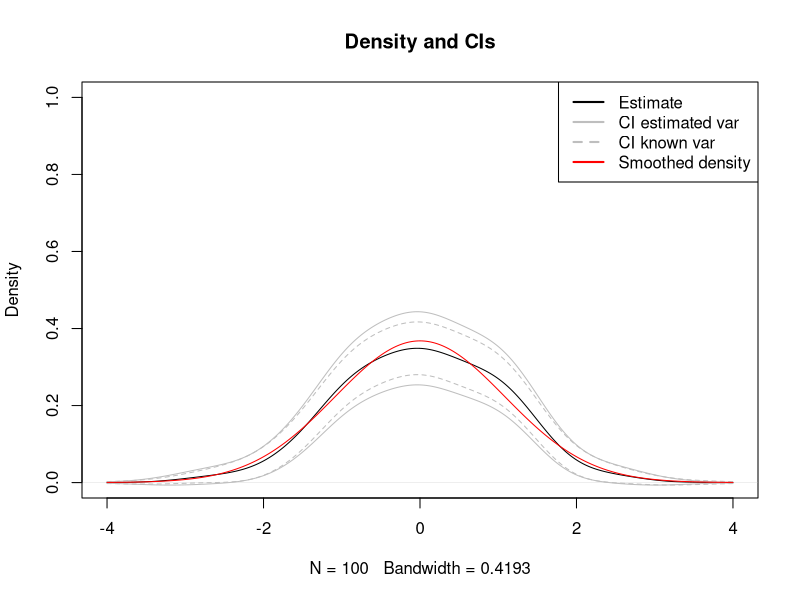
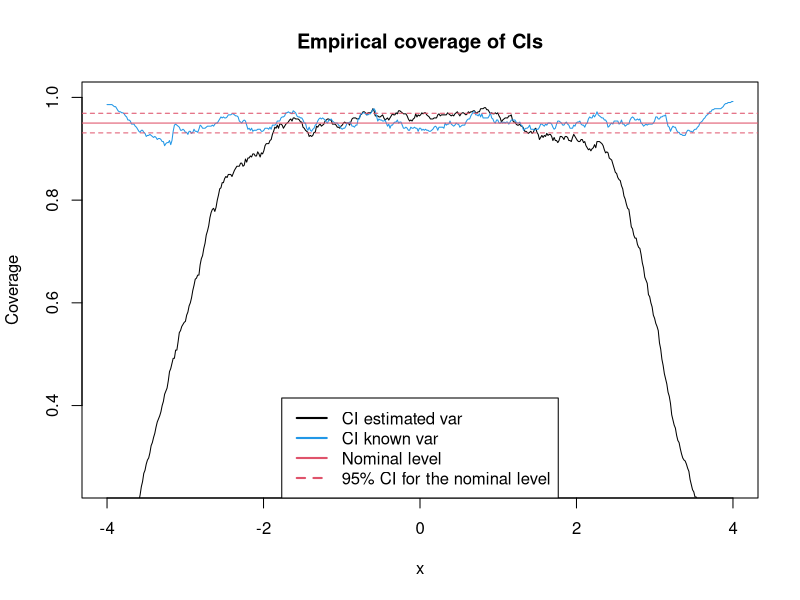
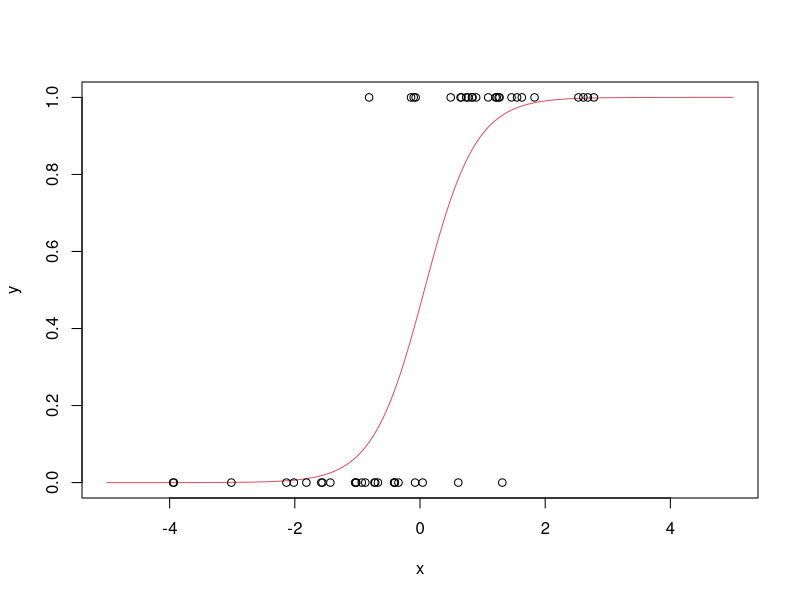

These figures' R source, in order:

## ------------------------------------------------------------------------
## Name: 07-appendix.R
## Description: Script for Chapter 7 of "Notes for Nonparametric Statistics"
## Link: https://bookdown.org/egarpor/NP-UC3M/
## License: https://creativecommons.org/licenses/by-nc-nd/4.0/
## Author: Eduardo García-Portugués
## Version: 6.5.2
## ------------------------------------------------------------------------

## ---- ci-1, fig.cap = '(ref:ci-1-title)', fig.margin = FALSE----
# R(K) for a normal
Rk <- 1 / (2 * sqrt(pi))

# Generate a sample from a N(mu, sigma^2)
n <- 100
mu <- 0
sigma <- 1
set.seed(123456)
x <- rnorm(n = n, mean = mu, sd = sigma)

# Compute the kde (NR bandwidth)
kde <- density(x = x, from = -4, to = 4, n = 1024, bw = "nrd")

# Selected bandwidth
h <- kde$bw

# Estimate the variance
var_kde_hat <- kde$y * Rk / (n * h)

# True expectation and variance (because the density is a normal)
E_kde <- dnorm(x = kde$x, mean = mu, sd = sqrt(sigma^2 + h^2))
var_kde <- (dnorm(kde$x, mean = mu, sd = sqrt(h^2 / 2 + sigma^2)) /
              (2 * sqrt(pi) * h) - E_kde^2) / n

# CI with estimated variance
alpha <- 0.05
z_alpha2 <- qnorm(1 - alpha / 2)
ci_low_1 <- kde$y - z_alpha2 * sqrt(var_kde_hat)
ci_up_1 <- kde$y + z_alpha2 * sqrt(var_kde_hat)

# CI with known variance
ci_low_2 <- kde$y - z_alpha2 * sqrt(var_kde)
ci_up_2 <- kde$y + z_alpha2 * sqrt(var_kde)

# Plot estimate, CIs and expectation
plot(kde, main = "Density and CIs", ylim = c(0, 1))
lines(kde$x, ci_low_1, col = "gray")
lines(kde$x, ci_up_1, col = "gray")
lines(kde$x, ci_low_2, col = "gray", lty = 2)
lines(kde$x, ci_up_2, col = "gray", lty = 2)
lines(kde$x, E_kde, col = "red")
legend("topright", legend = c("Estimate", "CI estimated var",
                              "CI known var", "Smoothed density"),
       col = c("black", "gray", "gray", "red"), lwd = 2, lty = c(1, 1, 2, 1))

## ---- ci-2, fig.cap = '(ref:ci-2-title)', fig.margin = FALSE----
# Simulation setting
n <- 200; h <- 0.15
mu <- 0; sigma <- 1 # Normal parameters
M <- 5e2 # Number of replications in the simulation
n_grid <- 512 # Number of x's for computing the kde
alpha <- 0.05; z_alpha2 <- qnorm(1 - alpha / 2) # alpha for CI

# Compute expectation and variance
kde <- density(x = 0, bw = h, from = -4, to = 4, n = n_grid) # Just for kde$x
E_kde <- dnorm(x = kde$x, mean = mu, sd = sqrt(sigma^2 + h^2))
var_kde <- (dnorm(kde$x, mean = mu, sd = sqrt(h^2 / 2 + sigma^2)) /
              (2 * sqrt(pi) * h) - E_kde^2) / n

# For storing if the mean is inside the CI
inside_ci_1 <- inside_ci_2 <- matrix(nrow = M, ncol = n_grid)

# Simulation
set.seed(12345)
for (i in 1:M) {

  # Sample & kde
  x <- rnorm(n = n, mean = mu, sd = sigma)
  kde <- density(x = x, bw = h, from = -4, to = 4, n = n_grid)
  sd_kde_hat <- sqrt(kde$y * Rk / (n * h))

  # CI with estimated variance
  ci_low_1 <- kde$y - z_alpha2 * sd_kde_hat
  ci_up_1 <- kde$y + z_alpha2 * sd_kde_hat

  # CI with known variance
  ci_low_2 <- kde$y - z_alpha2 * sqrt(var_kde)
  ci_up_2 <- kde$y + z_alpha2 * sqrt(var_kde)

  # Check if for each x the mean is inside the CI
  inside_ci_1[i, ] <- E_kde > ci_low_1 & E_kde < ci_up_1
  inside_ci_2[i, ] <- E_kde > ci_low_2 & E_kde < ci_up_2

}

# Plot results
plot(kde$x, colMeans(inside_ci_1), ylim = c(0.25, 1), type = "l",
     main = "Empirical coverage of CIs", xlab = "x", ylab = "Coverage")
lines(kde$x, colMeans(inside_ci_2), col = 4)
abline(h = 1 - alpha, col = 2)
abline(h = 1 - alpha + c(-1, 1) * qnorm(0.975) *
         sqrt(alpha * (1 - alpha) / M), col = 2, lty = 2)
legend(x = "bottom", legend = c("CI estimated var", "CI known var",
                                "Nominal level", 
                                "95% CI for the nominal level"),
       col = c(1, 4, 2, 2), lwd = 2, lty = c(1, 1, 1, 2))

## ---- manipulate-1, eval = FALSE-------------------------
## # Sample
## x <- rnorm(100)
## 
## # Simple plot of kde for varying h
## manipulate::manipulate({
## 
##   kde <- density(x = x, from = -4, to = 4, bw = h)
##   plot(kde, ylim = c(0, 1), type = "l", main = "")
##   curve(dnorm(x), from = -4, to = 4, col = 2, add = TRUE)
##   rug(x)
## 
## }, h = manipulate::slider(min = 0.01, max = 2, initial = 0.5, step = 0.01))

## ---- lm-------------------------------------------------
# Generates 50 points from a N(0, 1): predictors and error
set.seed(34567)
x1 <- rnorm(50)
x2 <- rnorm(50)
x3 <- x1 + rnorm(50, sd = 0.05) # Make variables dependent
eps <- rnorm(50)

# Responses
y_lin <- -0.5 + 0.5 * x1 + 0.5 * x2 + eps
y_qua <- -0.5 + x1^2 + 0.5 * x2 + eps
y_exp <- -0.5 + 0.5 * exp(x2) + x3 + eps

# Data
data_animation <- data.frame(x1 = x1, x2 = x2, y_lin = y_lin,
                             y_qua = y_qua, y_exp = y_exp)

# Call lm
# lm employs formula = response ~ predictor1 + predictor2 + ...
# (names according to the data frame names) for denoting the regression
# to be done
mod <- lm(y_lin ~ x1 + x2, data = data_animation)
summary(mod)

# mod is a list with a lot of information
# str(mod) # Long output

# Coefficients
mod$coefficients

# Application of formula (3.4)

# Matrix X
X <- cbind(1, x1, x2)

# Vector Y
Y <- y_lin

# Coefficients
beta <- solve(t(X) %*% X) %*% t(X) %*% Y
beta

## ---- glm-1----------------------------------------------
# Data
set.seed(34567)
x <- rnorm(50, sd = 1.5)
y1 <- -0.5 + 3 * x
y2 <- 0.5 - 2 * x
y3 <- -2 + 5 * x
y1 <- rbinom(50, size = 1, prob = 1 / (1 + exp(-y1)))
y2 <- rbinom(50, size = 1, prob = 1 / (1 + exp(-y2)))
y3 <- rbinom(50, size = 1, prob = 1 / (1 + exp(-y3)))

# Data
data_mle <- data.frame(x = x, y1 = y1, y2 = y2, y3 = y3)

## ---- glm-2----------------------------------------------
# Call glm
# glm employs formula = response ~ predictor1 + predictor2 + ...
# (names according to the data frame names) for denoting the regression
# to be done. We need to specify family = "binomial" to make a
# logistic regression
mod <- glm(y1 ~ x, family = "binomial", data = data_mle)
summary(mod)

# mod is a list with a lot of information
# str(mod) # Long output

# Coefficients
mod$coefficients

# Plot the fitted regression curve
x_grid <- seq(-5, 5, l = 200)
y_grid <- 1 / (1 + exp(-(mod$coefficients[1] + mod$coefficients[2] * x_grid)))
plot(x_grid, y_grid, type = "l", col = 2, xlab = "x", ylab = "y")
points(x, y1)

